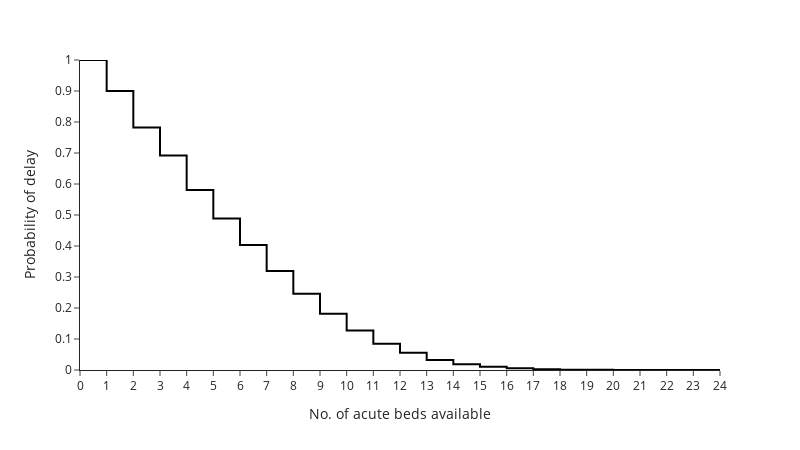
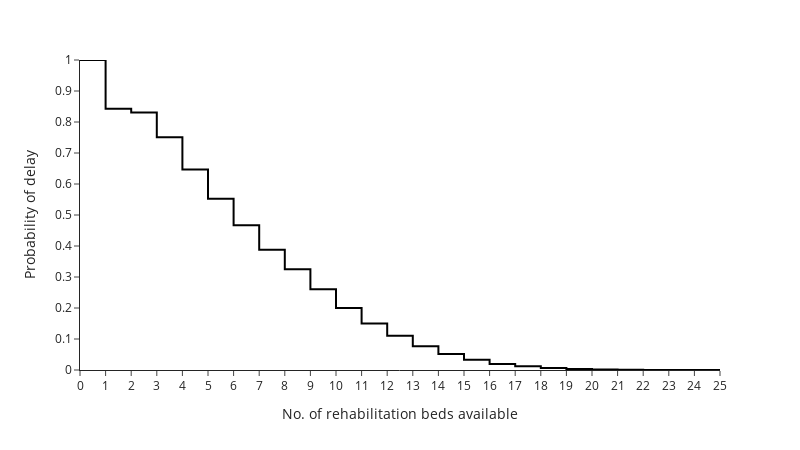

The code cell stored with these charts, in order, in its notebook:
### Code cell
plot_delay_prob(base_overall["asu"], unit="asu", file="figure3_asu.png")
plot_delay_prob(base_overall["rehab"], unit="rehab", file="figure3_rehab.png")

### Figure 1 — Plotly figure (JSON) as saved in the notebook; plotly's stock layout.template omitted (floating-point values rounded to 4 significant figures)
{"data": [{"hovertemplate": "beds=%{x}<br>prob_delay=%{y}<extra></extra>", "legendgroup": "", "line": {"color": "black", "dash": "solid", "shape": "hv"}, "marker": {"symbol": "circle"}, "mode": "lines", "name": "", "orientation": "v", "showlegend": false, "type": "scatter", "x": [0, 1, 2, 3, 4, 5, 6, 7, 8, 9, 10, 11, 12, 13, 14, 15, 16, 17, 18, 19, 20, 21, 22, 23, 24], "xaxis": "x", "y": [1.0, 0.9001, 0.7822, 0.6923, 0.581, 0.4884, 0.4033, 0.3192, 0.2462, 0.1818, 0.1278, 0.08494, 0.05556, 0.03265, 0.01872, 0.0103, 0.005286, 0.002561, 0.0009212, 0.0004713, 0.0001352, 5.845e-05, 2.922e-05, 1.096e-05, 3.653e-06], "yaxis": "y"}], "layout": {"height": 450, "legend": {"tracegroupgap": 0}, "margin": {"t": 60}, "width": 800, "xaxis": {"anchor": "y", "domain": [0.0, 1.0], "dtick": 1, "title": {"text": "No. of acute beds available"}}, "yaxis": {"anchor": "x", "domain": [0.0, 1.0], "dtick": 0.1, "range": [0, 1], "title": {"text": "Probability of delay"}}}}

### Figure 2 — Plotly figure (JSON) as saved in the notebook; plotly's stock layout.template omitted (floating-point values rounded to 4 significant figures)
{"data": [{"hovertemplate": "beds=%{x}<br>prob_delay=%{y}<extra></extra>", "legendgroup": "", "line": {"color": "black", "dash": "solid", "shape": "hv"}, "marker": {"symbol": "circle"}, "mode": "lines", "name": "", "orientation": "v", "showlegend": false, "type": "scatter", "x": [0, 1, 2, 3, 4, 5, 6, 7, 8, 9, 10, 11, 12, 13, 14, 15, 16, 17, 18, 19, 20, 21, 22, 23, 24, 25], "xaxis": "x", "y": [1.0, 0.8425, 0.8304, 0.7509, 0.6468, 0.5527, 0.4667, 0.3882, 0.325, 0.2606, 0.1999, 0.1498, 0.1101, 0.07648, 0.05196, 0.03295, 0.01967, 0.01189, 0.006071, 0.00313, 0.001302, 0.0005774, 0.0002558, 0.0001315, 2.922e-05, 7.306e-06], "yaxis": "y"}], "layout": {"height": 450, "legend": {"tracegroupgap": 0}, "margin": {"t": 60}, "width": 800, "xaxis": {"anchor": "y", "domain": [0.0, 1.0], "dtick": 1, "title": {"text": "No. of rehabilitation beds available"}}, "yaxis": {"anchor": "x", "domain": [0.0, 1.0], "dtick": 0.1, "range": [0, 1], "title": {"text": "Probability of delay"}}}}
